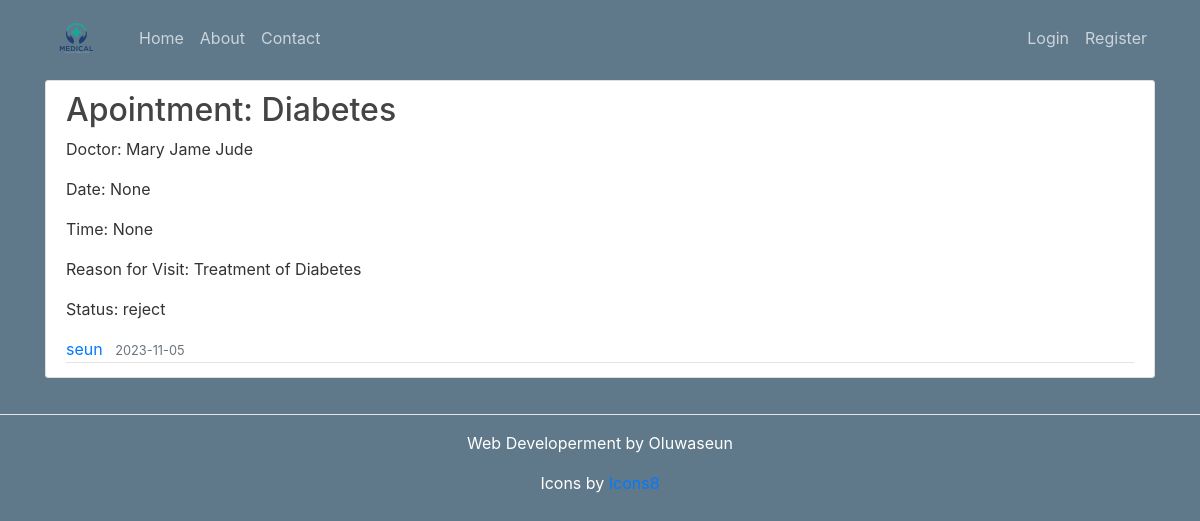
/apointment/5, run on the app's committed database.
### patient/models.py (models this page shows, shortened)
class Apointment(db.Model):
    id = db.Column(db.Integer, primary_key=True)
    title = db.Column(db.String(100), nullable=False)
    doctor = db.Column(db.String(255), nullable=False)
    time = db.Column(db.String(255), nullable=False)
    date = db.Column(db.String(100), nullable=False)
    reason = db.Column(db.String(255), nullable=False)
    status = db.Column(db.String(255), nullable=False)
    date_posted = db.Column(db.DateTime, nullable=False, default=datetime.utcnow)
    user_id = db.Column(db.Integer, db.ForeignKey('user.id'), nullable=False)

class User(db.Model, UserMixin):
    id = db.Column(db.Integer, primary_key=True)
    username = db.Column(db.String(20), unique=True, nullable=False)
    email = db.Column(db.String(120), unique=True, nullable=False)
    image_file = db.Column(db.String(20), nullable=False, default='default.jpg')
    password = db.Column(db.String(60), nullable=False)
    phone = db.Column(db.String(120), unique=True, nullable=False)
    user_type = db.Column(db.String(20), unique=True, nullable=False)
    apointments = db.relationship('Apointment', backref='author', lazy=True)
    patientrecords = db.relationship('Record', backref='record', lazy=True)
    records = db.relationship('Record', backref='user', lazy='dynamic')
    medicals = db.relationship('Medical', backref='med', lazy=True)
    healths = db.relationship('Health', backref='worker', lazy=True)

### patient/apointments/routes.py (the view)
@apointments.route("/apointment/<int:apointment_id>")
def apointment(apointment_id):
    apointment = Apointment.query.get_or_404(apointment_id)
    return render_template('apointment.html', title=apointment.title, apointment=apointment)

### patient/templates/apointment.html (shortened to what this page needs)
{% extends "layout.html" %}
{% block content %}
  <article class="media content-section topbar">
    <div class="media-body">
            <h2><a class="article-title" href="{{ url_for('apointments.apointment', apointment_id=apointment.id) }}">Apointment: {{ apointment.title }}</a></h2>
            <p class="article-content">Doctor: {{ apointment.doctor }}</p>
            <p class="article-content">Date: {{ apointment.date }}</p>
            <p class="article-content">Time: {{ apointment.time }}</p>
            <p class="article-content">Reason for Visit: {{ apointment.reason }}</p>
            <p class="article-content">Status: {{ apointment.status }}</p>
            <div class="article-metadata">
              <a class="mr-2" href="{{ url_for('users.user_apointments', username=apointment.author.username) }}">{{ apointment.author.username }}</a>
              <small class="text-muted">{{ apointment.date_posted.strftime('%Y-%m-%d') }}</small>
            </div>
  </article>
{% endblock content %}

### patient/static/main.css (style rules this page uses)
body { background: #5f788a; color: #333333; }
h1, h2, h3, h4, h5, h6 { color: #444444; }
.content-section { background: #ffffff; padding: 10px 20px; border: 1px solid #dddddd; border-radius: 3px; margin-bottom: 20px; text-wrap: balance; word-break: break-all; }
.article-title { color: #444444; }
.article-content { text-wrap: balance; word-break: break-all; }
.article-metadata { padding-bottom: 1px; margin-bottom: 4px; border-bottom: 1px solid #e3e3e3 }
.topbar { margin-top: 5rem; clear: both; }

### data on the page
Apointment: title "Diabetes", doctor "Mary Jame Jude", date "None", time "None", reason "Treatment of Diabetes", status "reject", date_posted "2023-11-05"
User: author.username "seun"
